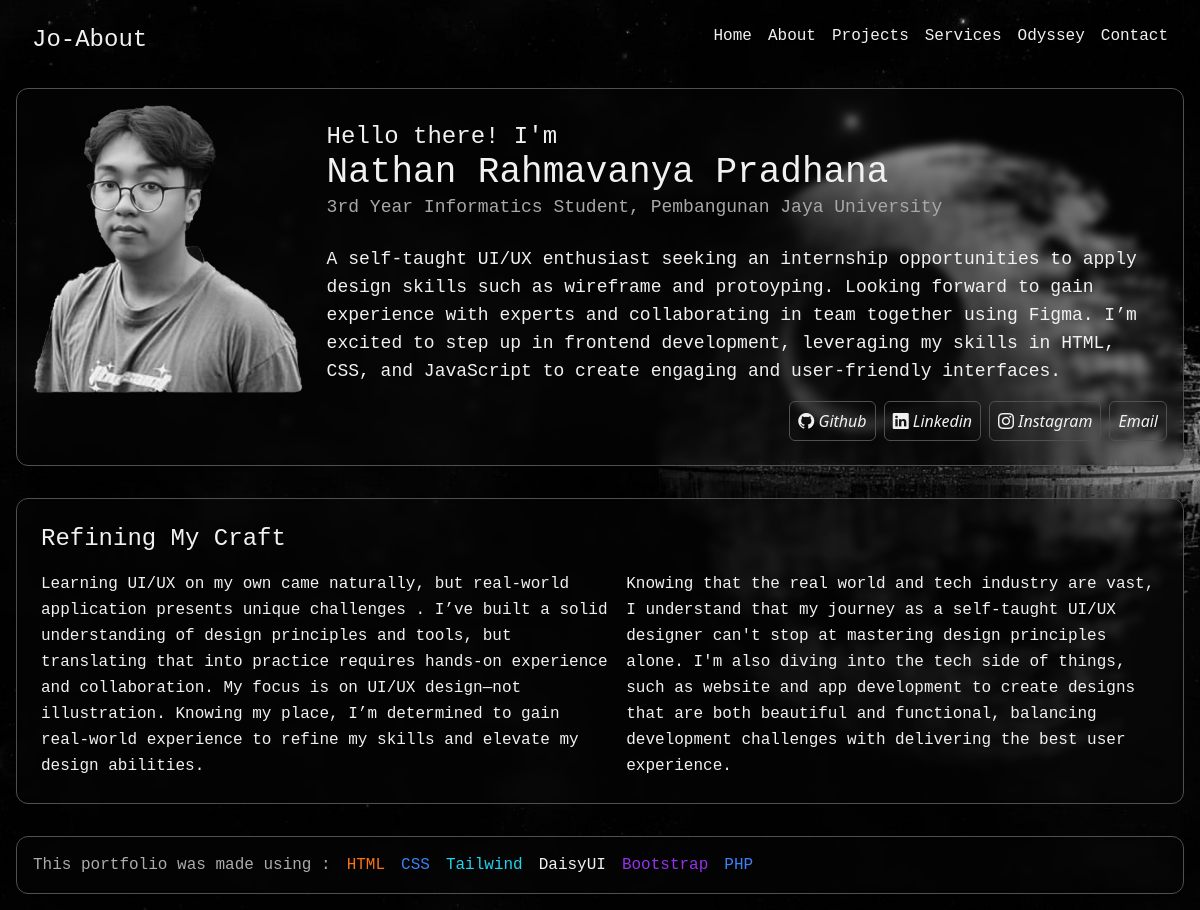
The page /pages/About.php on the database its author committed.
### tables this page shows
CREATE TABLE `social_links` (
  `id` int NOT NULL,
  `platform` varchar(50) NOT NULL,
  `url` varchar(255) NOT NULL
);

### pages/About.php (the view, shortened to what this page needs)
<!DOCTYPE html>
<html lang="en">
<head>
    <link href="../index.css" rel="stylesheet">
    <link href="./fonts.css" rel="stylesheet">
    <script src="https://cdn.tailwindcss.com"></script>
    <link rel="stylesheet" href="https://cdn.jsdelivr.net/npm/bootstrap-icons/font/bootstrap-icons.css">
    <link rel="stylesheet" href="https://cdnjs.cloudflare.com/ajax/libs/font-awesome/6.0.0-beta3/css/all.min.css">
</head>
<body class="bg-background text-desc">
    <div class="mx-auto p-4">
        <nav class="flex justify-between gap-4 px-4 lg:my-2 my-4">
          <h1 class="text-2xl font-mono">Jo-About</h1>
          <ul class="flex gap-4 font-mono">
            <li><a href="../Home.php">Home</a></li>
            <li><a href="#">About</a></li>
            <li><a href="./Projects.php">Projects</a></li>
            <li><a href="./Services.php">Services</a></li>
            <li><a href="./Odyssey.php">Odyssey</a></li>
            <li><a href="./Contact.php">Contact</a></li>
          </ul>
        </nav>
        <section class="backdrop-blur-sm bg-[#101010] bg-opacity-20 border border-[#505050]   rounded-xl p-4 lg:my-8 my-6 ">
          <div class="flex lg:flex-row flex-col lg:items-start items-center gap-6">
            <img src="../assets/images/nobg.png" alt="Profile Picture" class="lg:size-72 size-32 rounded-lg">
            <div class="space-y-6 py-4 ">
              <div class="font-mono">
                  <p class="text-lg lg:text-2xl ">Hello there! I'm</p>
                  <p class="text-lg lg:text-4xl ">Nathan Rahmavanya Pradhana</p>
                  <p class=" lg:text-lg font-light text-[#a8a8a8] ">
                      <span class="ordinal">3rd</span>
                      Year Informatics Student, Pembangunan Jaya University</p>
              </div>
              <p class=" lg:text-lg text-base font-mono">
                  A self-taught UI/UX enthusiast seeking an internship opportunities to apply design skills such as wireframe and protoyping.
                  Looking forward to gain experience with experts and collaborating in team together using Figma.
                  I’m excited to step up in frontend development, leveraging my skills in HTML, CSS, and JavaScript to create engaging and user-friendly interfaces.
              </p>
              <ul class="flex space-x-2 justify-end">
                <?php
                  include '../connection.php';
                  $sql = "SELECT platform, url FROM social_links";
                  $result = $conn->query($sql);
                  if ($result->num_rows > 0) {
                    while ($row = $result->fetch_assoc()) {
                        echo '<li><a href="' . htmlspecialchars($row['url']) . '" target="_blank" title="' . htmlspecialchars($row['platform']) . '">';
                        echo '<i class="bi bi-' . strtolower($row['platform']) . '"> ' . htmlspecialchars($row['platform']) . '</i></a></li>';
                    }
                  } else {
                    echo '<li>No social links available</li>';
                  }
                ?>
              </ul>
            </div>
          </div>
        </section>
        <section class="backdrop-blur-sm bg-opacity-20 bg-[#101010] border border-[#505050]  rounded-xl p-4 lg:my-8 my-6  ">
          <h1 class="font-mono p-2 text-2xl"> Refining My Craft </h1>
          <div class="flex">
            <article class="leading-relaxed text-[#f1f1f1] font-mono p-2 ">
              Learning UI/UX on my own came naturally, but real-world application presents
              <span className="font-MskyRegular italic font-semibold "> unique challenges </span>
              . I’ve built a solid understanding of design principles and tools, but translating that into practice requires hands-on experience and collaboration.
              My focus is on UI/UX design—not illustration. Knowing my place, I’m determined to gain real-world
              <span className="font-MskyRegular italic font-semibold "> experience </span>
                  to refine my skills and elevate my design abilities.
            </article>
            <article class="leading-relaxed text-[#f1f1f1] font-mono p-2">
              Knowing that the real world and tech industry are vast,
              I understand that my journey as a self-taught UI/UX designer can't stop at mastering design principles alone.
              I'm also diving into the tech side of things, such as
              <span className="font-MskyRegular italic font-semibold "> website and app development </span>
              to create designs that are both beautiful and functional,
              balancing development challenges with delivering the best user experience.
            </article>
          </div>
        </section>
        <div class="backdrop-blur-sm bg-opacity-20 bg-[#101010] border border-[#505050]  rounded-xl p-4  font-mono text-white flex space-x-4">
          <h3 class="text-[#ababab]">This portfolio was made using : </h3>
          <p class="text-orange-500"> HTML</p>
          <p class="text-blue-500"> CSS</p>
          <p class="text-cyan-400"> Tailwind</p>
          <p > DaisyUI</p>
          <p class="text-purple-600"> Bootstrap</p>
          <p class="text-blue-500"> PHP</p>
        </div>
    </div>
</body>
</html>

### index.css (style rules this page uses)
h1, h2, h3, p, li, a { color: #f1f1f1; }
body { background-image: url(./assets/images/Death_Star.jpg); background-attachment:scroll; background-size: cover; background-position: center; background-repeat: no-repeat; }
.bi { border-width: 1px; padding:0.5rem; border-color: #505050; border-radius: 0.375rem ; }

### rows shown on the page
social_links: platform "Github"
social_links: platform "Linkedin"
social_links: platform "Instagram"
social_links: platform "Email"
